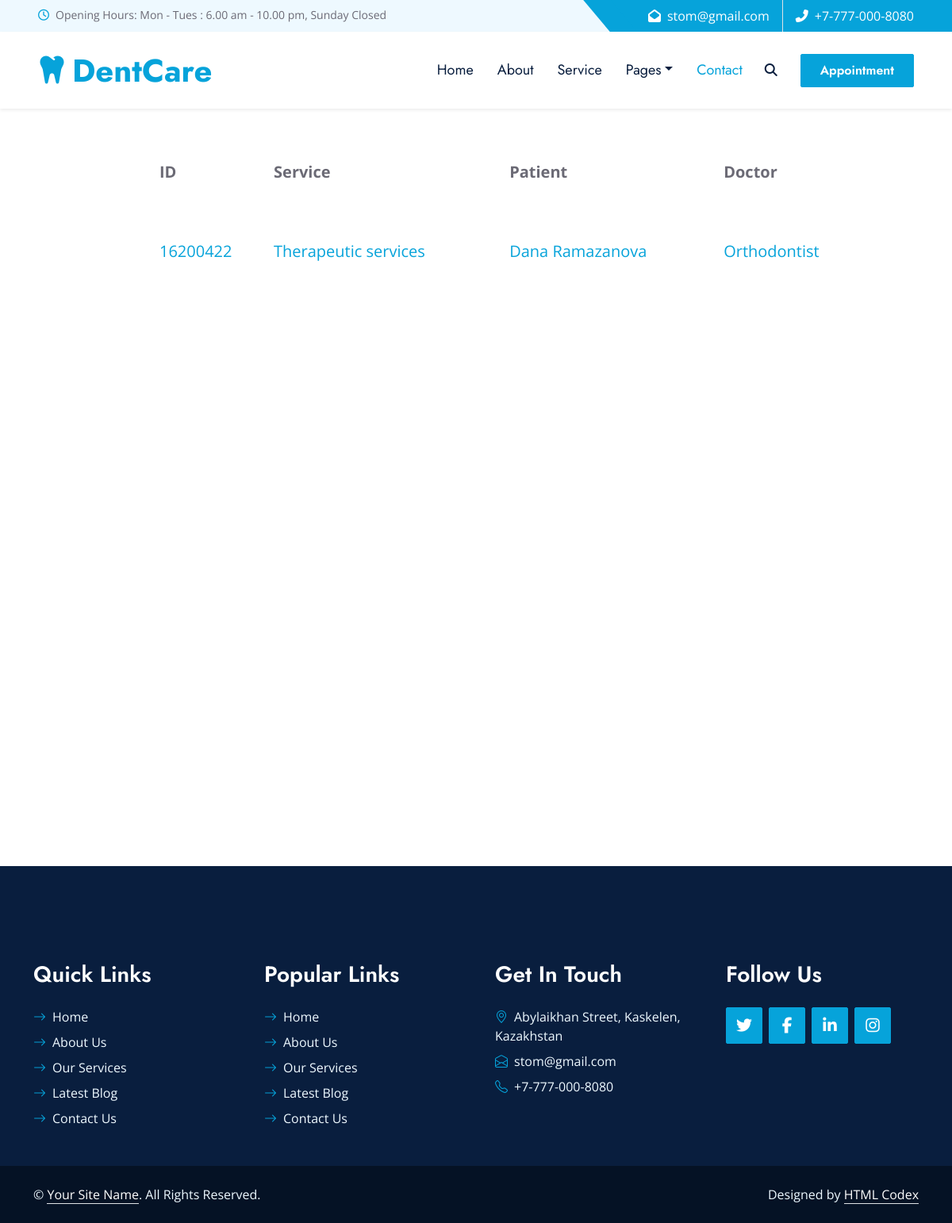
The page /schedule.html on the database its author committed.
### website/models.py (models this page shows)
class lt_service(models.Model):
    id_num = models.IntegerField();
    service = models.CharField(max_length=20)
    patient = models.CharField(max_length=50)
    doctor = models.CharField(max_length=50)

### website/views.py (the view)
# urls.py: path('schedule.html', views.schedule, name='schedule'),
def schedule(request):
	schedule = lt_service.objects.all()
	name_inp = 'Dana Ramazanova'
	return render(request, 'schedule.html', {'schedule': schedule, 'name': name_inp})

### website/templates/schedule.html (shortened to what this page needs)
{% load static %}
<!DOCTYPE html>
<html lang="en">
<head>
    <link rel="stylesheet" href="{% static 'website/https://cdnjs.cloudflare.com/ajax/libs/font-awesome/5.10.0/css/all.min.css' %}">
    <link rel="stylesheet" href="{% static 'website/https://cdn.jsdelivr.net/npm/bootstrap-icons@1.4.1/font/bootstrap-icons.css' %}">
    <link rel="stylesheet" href="{% static 'website/lib/owlcarousel/assets/owl.carousel.min.css' %}" >
    <link rel="stylesheet" href="{% static 'website/lib/animate/animate.min.css' %}">
    <link rel="stylesheet" href="{% static 'website/lib/tempusdominus/css/tempusdominus-bootstrap-4.min.css' %}" />
    <link rel="stylesheet" href="{% static 'website/lib/twentytwenty/twentytwenty.css' %}" />
    <link rel="stylesheet" href="{% static 'website/css/bootstrap.min.css' %}">
    <link rel="stylesheet" href="{% static 'website/css/style.css' %}">
</head>
<body>
    <div class="container-fluid bg-light ps-5 pe-0 d-none d-lg-block">
        <div class="row gx-0">
            <div class="col-md-6 text-center text-lg-start mb-2 mb-lg-0">
                <div class="d-inline-flex align-items-center">
                    <small class="py-2"><i class="far fa-clock text-primary me-2"></i>Opening Hours: Mon - Tues : 6.00 am - 10.00 pm, Sunday Closed </small>
                </div>
            </div>
            <div class="col-md-6 text-center text-lg-end">
                <div class="position-relative d-inline-flex align-items-center bg-primary text-white top-shape px-5">
                    <div class="me-3 pe-3 border-end py-2">
                        <p class="m-0"><i class="fa fa-envelope-open me-2"></i>stom@gmail.com</p>
                    </div>
                    <div class="py-2">
                        <p class="m-0"><i class="fa fa-phone-alt me-2"></i>+7-777-000-8080</p>
                    </div>
                </div>
            </div>
        </div>
    </div>
    <nav class="navbar navbar-expand-lg bg-white navbar-light shadow-sm px-5 py-3 py-lg-0">
        <a href="index.html" class="navbar-brand p-0">
            <h1 class="m-0 text-primary"><i class="fa fa-tooth me-2"></i>DentCare</h1>
        </a>
        <div class="collapse navbar-collapse" id="navbarCollapse">
            <div class="navbar-nav ms-auto py-0">
                <a href="index.html" class="nav-item nav-link">Home</a>
                <a href="about.html" class="nav-item nav-link">About</a>
                <a href="service.html" class="nav-item nav-link">Service</a>
                <div class="nav-item dropdown">
                    <a href="#" class="nav-link dropdown-toggle" data-bs-toggle="dropdown">Pages</a>
                </div>
                <a href="contact.html" class="nav-item nav-link active">Contact</a>
            </div>
            <button type="button" class="btn text-dark" data-bs-toggle="modal" data-bs-target="#searchModal"><i class="fa fa-search"></i></button>
            <a href="appointment.html" class="btn btn-primary py-2 px-4 ms-3">Appointment</a>
        </div>
    </nav>
    <div class="tbl">
    <table>
        <tr>
            <th>ID</th>
            <th>Service</th>
            <th>Patient</th>
            <th>Doctor</th>
        </tr>
        {% for schedule in schedule %}
        {% if schedule.patient == name %}
        <tr>
            <td><a href="patient_sch.html">{{schedule.id_num}}</a></td>
            <td><a href="patient_sch.html">{{schedule.service}}</a></td>
            <td><a href="patient_sch.html">{{schedule.patient}}</a></td>
            <td><a href="patient_sch.html">{{schedule.doctor}}</a></td>
        </tr></a>
        {% endif %}
        {% endfor %}
    </table>
</div>
    <div class="container-fluid bg-dark text-light py-5 wow fadeInUp" data-wow-delay="0.3s" style="margin-top: -75px;">
        <div class="container pt-5">
            <div class="row g-5 pt-4">
                <div class="col-lg-3 col-md-6">
                    <h3 class="text-white mb-4">Quick Links</h3>
                    <div class="d-flex flex-column justify-content-start">
                        <a class="text-light mb-2" href="#"><i class="bi bi-arrow-right text-primary me-2"></i>Home</a>
                        <a class="text-light mb-2" href="#"><i class="bi bi-arrow-right text-primary me-2"></i>About Us</a>
                        <a class="text-light mb-2" href="#"><i class="bi bi-arrow-right text-primary me-2"></i>Our Services</a>
                        <a class="text-light mb-2" href="#"><i class="bi bi-arrow-right text-primary me-2"></i>Latest Blog</a>
                        <a class="text-light" href="#"><i class="bi bi-arrow-right text-primary me-2"></i>Contact Us</a>
                    </div>
                </div>
                <div class="col-lg-3 col-md-6">
                    <h3 class="text-white mb-4">Popular Links</h3>
                    <div class="d-flex flex-column justify-content-start">
                        <a class="text-light mb-2" href="#"><i class="bi bi-arrow-right text-primary me-2"></i>Home</a>
                        <a class="text-light mb-2" href="#"><i class="bi bi-arrow-right text-primary me-2"></i>About Us</a>
                        <a class="text-light mb-2" href="#"><i class="bi bi-arrow-right text-primary me-2"></i>Our Services</a>
                        <a class="text-light mb-2" href="#"><i class="bi bi-arrow-right text-primary me-2"></i>Latest Blog</a>
                        <a class="text-light" href="#"><i class="bi bi-arrow-right text-primary me-2"></i>Contact Us</a>
                    </div>
                </div>
                <div class="col-lg-3 col-md-6">
                    <h3 class="text-white mb-4">Get In Touch</h3>
                    <p class="mb-2"><i class="bi bi-geo-alt text-primary me-2"></i>Abylaikhan Street, Kaskelen, Kazakhstan</p>
                    <p class="mb-2"><i class="bi bi-envelope-open text-primary me-2"></i>stom@gmail.com</p>
                    <p class="mb-0"><i class="bi bi-telephone text-primary me-2"></i>+7-777-000-8080</p>
                </div>
                <div class="col-lg-3 col-md-6">
                    <h3 class="text-white mb-4">Follow Us</h3>
                    <div class="d-flex">
                        <a class="btn btn-lg btn-primary btn-lg-square rounded me-2" href="#"><i class="fab fa-twitter fw-normal"></i></a>
                        <a class="btn btn-lg btn-primary btn-lg-square rounded me-2" href="#"><i class="fab fa-facebook-f fw-normal"></i></a>
                        <a class="btn btn-lg btn-primary btn-lg-square rounded me-2" href="#"><i class="fab fa-linkedin-in fw-normal"></i></a>
                        <a class="btn btn-lg btn-primary btn-lg-square rounded" href="#"><i class="fab fa-instagram fw-normal"></i></a>
                    </div>
                </div>
            </div>
        </div>
    </div>
    <div class="container-fluid text-light py-4" style="background: #051225;">
        <div class="container">
            <div class="row g-0">
                <div class="col-md-6 text-center text-md-start">
                    <p class="mb-md-0">&copy; <a class="text-white border-bottom" href="#">Your Site Name</a>. All Rights Reserved.</p>
                </div>
                <div class="col-md-6 text-center text-md-end">
                    <p class="mb-0">Designed by <a class="text-white border-bottom" href="https://htmlcodex.com">HTML Codex</a></p>
                </div>
            </div>
        </div>
    </div>
</body>
</html>

### static/website/css/style.css (style rules this page uses)
:root { --primary: #06A3DA; --secondary: #F57E57; --light: #EEF9FF; --dark: #091E3E; }
h1, h2, .font-weight-bold { font-weight: 700 !important; }
h3, h4, .font-weight-semi-bold { font-weight: 600 !important; }
.btn { font-family: 'Jost', sans-serif; font-weight: 600; transition: .5s; }
.btn-primary, .btn-secondary { color: #FFFFFF; }
.btn-lg-square { width: 46px; height: 46px; }
.btn-square, .btn-sm-square, .btn-lg-square { padding-left: 0; padding-right: 0; text-align: center; }
.top-shape::before { position: absolute; content: ""; width: 35px; height: 100%; top: 0; left: -17px; background: var(--primary); transform: skew(40deg); }
.navbar-light .navbar-nav .nav-link { font-family: 'Jost', sans-serif; padding: 35px 15px; font-size: 18px; color: var(--dark); outline: none; transition: .5s; }
.navbar-light .navbar-nav .nav-link:hover, .navbar-light .navbar-nav .nav-link.active { color: var(--primary); }

### website/templates/schedule.html (style rules this page uses)
.tbl { height: 1000px; }
table { width: 900px; height: 200px; font-size: 20px; margin: 30px 30px 30px 200px; border: 5px; border-color: black; }

### rows shown on the page
lt_service: id_num "16200422", service "Therapeutic services", patient "Dana Ramazanova", doctor "Orthodontist"
